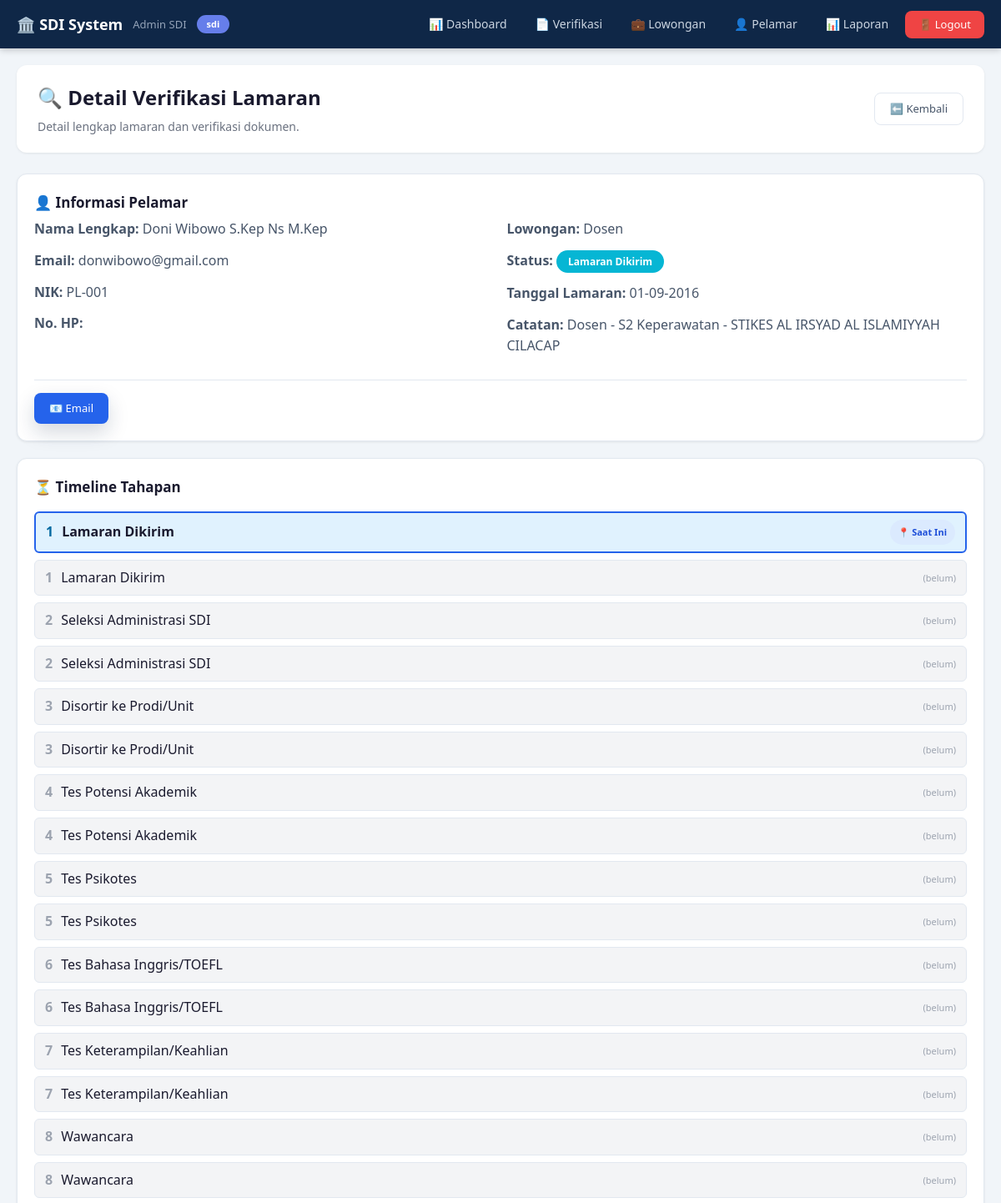
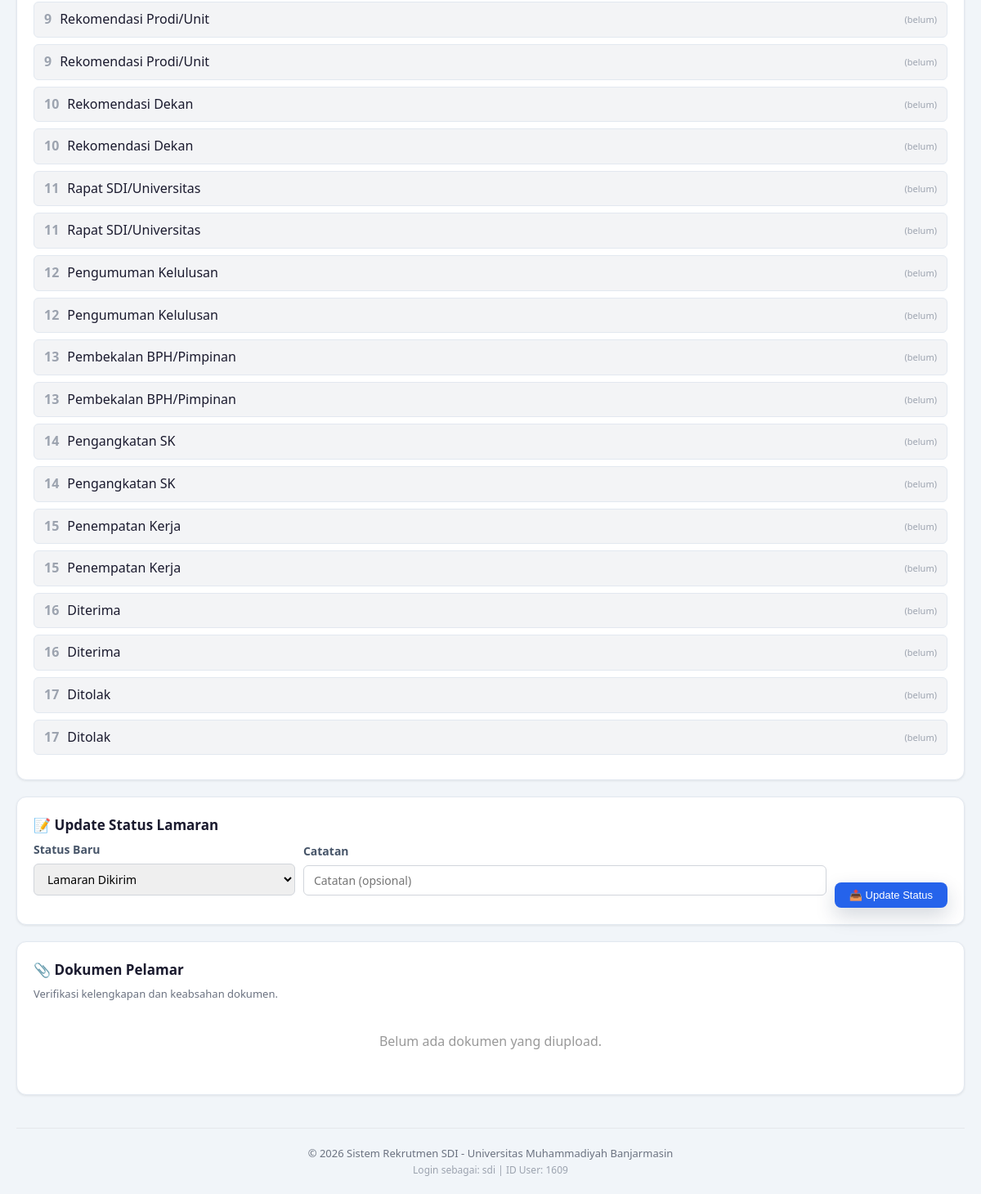
The app's page /verifikasi_detail.php?id=1 (signed in) with its own data (2 pictures, top to bottom).
### tables this page shows
CREATE TABLE `users` (
  `id_user` int NOT NULL,
  `id_role` int NOT NULL,
  `nik` varchar(20) NOT NULL,
  `nama_lengkap` varchar(100) NOT NULL,
  `email` varchar(100) NOT NULL,
  `password` varchar(255) NOT NULL,
  `no_hp` varchar(100) NOT NULL,
  `alamat` text NOT NULL,
  `status_aktif` tinyint(1) NOT NULL DEFAULT '1'
);

CREATE TABLE `roles` (
  `id_role` int NOT NULL,
  `nama_role` varchar(50) NOT NULL,
  `keterangan` varchar(100) DEFAULT NULL
);

CREATE TABLE `lamaran` (
  `id_lamaran` int NOT NULL,
  `id_pelamar` int NOT NULL,
  `id_lowongan` int NOT NULL,
  `tanggal_lamaran` date NOT NULL,
  `id_status_lamaran` int NOT NULL,
  `catatan` text
);

CREATE TABLE `lowongan` (
  `id_lowongan` int NOT NULL,
  `nama_lowongan` varchar(50) NOT NULL,
  `minimal_pendidikan` int NOT NULL,
  `deskripsi` text NOT NULL,
  `status` enum('Aktif','Tidak Aktif') NOT NULL DEFAULT 'Aktif'
);

CREATE TABLE `master_status_lamaran` (
  `id_master_status_lamaran` int NOT NULL,
  `nama_status` varchar(100) NOT NULL,
  `urutan` int NOT NULL,
  `keterangan` text
);

### config.php (called while the page is built, shortened)
<?php
if (!function_exists('mailLink')) {
    function mailLink($email, $subject = '', $body = '') {
        $subject = urlencode($subject);
        $body = urlencode($body);
        return 'mailto:' . $email . '?subject=' . $subject . '&body=' . $body;
    }
}
?>

### verifikasi_detail.php (the view, shortened to what this page needs)
<?php
require __DIR__.'/../includes/config.php';
$stmt = $pdo->prepare("SELECT u.*, r.nama_role FROM users u JOIN roles r ON u.id_role = r.id_role WHERE u.id_user = ? AND u.status_aktif = 1");
$stmt->execute([$_SESSION['id_user']]);
$user = $stmt->fetch();
$lamaran_id = $_GET['id'] ?? 0;
$stmt = $pdo->prepare("
    SELECT
        lm.*,
        p.id_pelamar,
        p.tempat_lahir,
        p.tanggal_lahir,
        p.jenis_kelamin,
        p.umur,
        u.nama_lengkap,
        u.email,
        u.no_hp,
        u.nik,
        u.alamat,
        l.nama_lowongan,
        ms.nama_status
    FROM lamaran lm
    JOIN pelamar p ON lm.id_pelamar = p.id_pelamar
    JOIN users u ON p.id_user = u.id_user
    LEFT JOIN lowongan l ON lm.id_lowongan = l.id_lowongan
    LEFT JOIN master_status_lamaran ms ON lm.id_status_lamaran = ms.id_master_status_lamaran
    WHERE lm.id_lamaran = ?
");
$stmt->execute([$lamaran_id]);
$lamaran = $stmt->fetch();
$stmt = $pdo->prepare("
    SELECT pd.*, dm.nama_dokumen, dm.kategori, dm.wajib
    FROM pelamar_dokumen pd
    JOIN dokumen_master dm ON pd.id_dokumen = dm.id_dokumen
    WHERE pd.id_pelamar = ?
    ORDER BY dm.urutan
");
$stmt->execute([$lamaran['id_pelamar']]);
$dokumenList = $stmt->fetchAll();
$statusList = $pdo->query("SELECT DISTINCT nama_status, id_master_status_lamaran, urutan FROM master_status_lamaran ORDER BY urutan")->fetchAll();
include '_layout_top.php';
?>
<div class="topline">
    <div>
        <h1>🔍 Detail Verifikasi Lamaran</h1>
        <p class="hint">Detail lengkap lamaran dan verifikasi dokumen.</p>
    </div>
    <div>
        <a href="verifikasi_lamaran.php" class="btn btn-outline">⬅️ Kembali</a>
    </div>
</div>
<div class="card">
    <h3>👤 Informasi Pelamar</h3>
    <div style="display:grid;grid-template-columns:1fr 1fr;gap:15px;">
        <div>
            <p><strong>Nama Lengkap:</strong> <?= htmlspecialchars($lamaran['nama_lengkap']) ?></p>
            <p><strong>Email:</strong> <?= htmlspecialchars($lamaran['email']) ?></p>
            <p><strong>NIK:</strong> <?= htmlspecialchars($lamaran['nik']) ?></p>
            <p><strong>No. HP:</strong> <?= htmlspecialchars($lamaran['no_hp']) ?></p>
        </div>
        <div>
            <p><strong>Lowongan:</strong> <?= htmlspecialchars($lamaran['nama_lowongan'] ?? '-') ?></p>
            <p><strong>Status:</strong> <span class="badge badge-info"><?= htmlspecialchars($lamaran['nama_status'] ?? 'Unknown') ?></span></p>
            <p><strong>Tanggal Lamaran:</strong> <?= date('d-m-Y', strtotime($lamaran['tanggal_lamaran'])) ?></p>
            <p><strong>Catatan:</strong> <?= htmlspecialchars($lamaran['catatan'] ?? '-') ?></p>
        </div>
    </div>
    <div style="display:flex;gap:10px;margin-top:15px;flex-wrap:wrap;padding-top:15px;border-top:1px solid #e2e8f0;">
        <?php if(!empty($lamaran['email'])):
            $email_subject = "Informasi Lamaran - " . ($lamaran['nama_lowongan'] ?? 'Rekrutmen SDI');
            $email_body = "Halo " . $lamaran['nama_lengkap'] . ",\n\n";
            $email_body .= "Kami dari tim SDI Universitas Muhammadiyah Banjarmasin.\n";
            $email_body .= "Terkait lamaran Anda untuk posisi " . ($lamaran['nama_lowongan'] ?? '') . ".\n\n";
            $email_body .= "Status saat ini: " . ($lamaran['nama_status'] ?? 'Lamaran Dikirim') . "\n";
            $email_body .= "Silakan cek dashboard Anda untuk informasi lebih lanjut.\n\n";
            $email_body .= "Terima kasih.";
        ?>
            <a href="<?= mailLink($lamaran['email'], $email_subject, $email_body) ?>" class="btn btn-primary" style="display:inline-flex;align-items:center;gap:8px;">
                📧 Email
            </a>
        <?php endif; ?>
    </div>
</div>
<div class="card">
    <h3>⏳ Timeline Tahapan</h3>
    <div class="timeline" style="display:flex;flex-direction:column;gap:8px;padding:10px 0;">
        <?php
        $current_status_id = $lamaran['id_status_lamaran'];
        foreach($statusList as $status):
            $done = $status['id_master_status_lamaran'] <= $current_status_id;
            $is_current = $status['id_master_status_lamaran'] == $current_status_id;
        ?>
            <div class="timeline-item <?= $done ? 'active' : '' ?> <?= $is_current ? 'current' : '' ?>" style="display:flex;align-items:center;gap:10px;padding:8px 12px;border-radius:6px;<?= $done ? 'background:#e0f2fe;' : 'background:#f3f4f6;' ?>">
                <span style="font-weight:bold;color:<?= $done ? '#0369a1' : '#9ca3af' ?>;"><?= $status['urutan'] ?></span>
                <span style="flex:1;font-weight:<?= $is_current ? 'bold' : 'normal'; ?>"><?= htmlspecialchars($status['nama_status']) ?></span>
                <?php if($is_current): ?>
                    <span class="pill pill-blue" style="font-size:11px;">📍 Saat Ini</span>
                <?php endif; ?>
                <?php if(!$done): ?>
                    <span style="font-size:11px;color:#9ca3af;">(belum)</span>
                <?php endif; ?>
            </div>
        <?php endforeach; ?>
    </div>
</div>
<div class="card">
    <h3>📝 Update Status Lamaran</h3>
    <form method="POST" style="display:flex;gap:10px;flex-wrap:wrap;align-items:end;">
        <div class="form-group" style="flex:1;">
            <label>Status Baru</label>
            <select name="status_id" required style="padding:8px 12px;border-radius:6px;border:1px solid #d1d5db;width:100%;">
                <?php foreach($statusList as $s): ?>
                    <option value="<?= $s['id_master_status_lamaran'] ?>" <?= $s['id_master_status_lamaran'] == $lamaran['id_status_lamaran'] ? 'selected' : '' ?>>
                        <?= htmlspecialchars($s['nama_status']) ?>
                    </option>
                <?php endforeach; ?>
            </select>
        </div>
        <div class="form-group" style="flex:2;">
            <label>Catatan</label>
            <input type="text" name="catatan" placeholder="Catatan (opsional)" style="padding:8px 12px;border-radius:6px;border:1px solid #d1d5db;width:100%;">
        </div>
        <div>
            <button type="submit" name="update_status" class="btn btn-primary">📤 Update Status</button>
        </div>
    </form>
</div>
<div class="card">
    <h3>📎 Dokumen Pelamar</h3>
    <p class="hint">Verifikasi kelengkapan dan keabsahan dokumen.</p>
    <?php if(empty($dokumenList)): ?>
        <p style="color:#999;padding:20px 0;text-align:center;">Belum ada dokumen yang diupload.</p>
    <?php endif; ?>
</div>
<?php include '_layout_bottom.php'; ?>

### _layout_top.php (shortened to what this page needs)
<?php
$role_id = $user['id_role'] ?? 0;
$role_name = $user['nama_role'] ?? 'Unknown';
$base_url = '/reknew/admin/';
$nav_links = [];
switch ($role_id) {
    case 2:
        $nav_links = [
            ['url' => $base_url . 'dashboard.php', 'label' => '📊 Dashboard'],
            ['url' => $base_url . 'verifikasi_lamaran.php', 'label' => '📄 Verifikasi'],
            ['url' => $base_url . 'kelola_lowongan.php', 'label' => '💼 Lowongan'],
            ['url' => $base_url . 'data_pelamar.php', 'label' => '👤 Pelamar'],
            ['url' => $base_url . 'laporan.php', 'label' => '📊 Laporan'],
        ];
        break;
}
$current_page = basename($_SERVER['PHP_SELF']);
function isActive($url, $current_page) {
    return basename($url) == $current_page ? 'active' : '';
}
?>
<!DOCTYPE html>
<html lang="id">
<head>
    <link rel="stylesheet" href="assets/style.css">
</head>
<body>
<nav class="admin-nav">
    <div class="nav-inner">
        <div class="nav-brand">
            🏛️ SDI System
            <span><?= htmlspecialchars($user['nama_lengkap'] ?? '') ?></span>
            <span class="badge-role"><?= htmlspecialchars($role_name) ?></span>
        </div>
        <div class="nav-links">
            <?php foreach($nav_links as $link): ?>
                <a href="<?= $link['url'] ?>" class="<?= isActive($link['url'], $current_page) ?>">
                    <?= $link['label'] ?>
                </a>
            <?php endforeach; ?>
            <a href="/reknew/logout.php" class="btn-logout">🚪 Logout</a>
        </div>
    </div>
</nav>
<div class="container">

### _layout_bottom.php
    <footer style="margin-top:40px;padding-top:20px;border-top:1px solid #e5e7eb;text-align:center;color:#6b7280;font-size:13px;">
        <p>© <?= date('Y') ?> Sistem Rekrutmen SDI - Universitas Muhammadiyah Banjarmasin</p>
        <p style="font-size:12px;color:#9ca3af;">
            Login sebagai: <?= htmlspecialchars($role_name ?? '') ?> |
            ID User: <?= htmlspecialchars($user['id_user'] ?? '') ?>
        </p>
    </footer>
</div>
</body>
</html>

### style.css (style rules this page uses)
:root { --primary: #0f2747; --primary-2: #153a63; --accent: #d4af37; --accent-soft: #f7edcf; --bg: #f5f7fa; --surface: #ffffff; --surface-2: #f8fafc; --border: #e2e8f0; --text: #1f2937; --muted: #64748b; --success: #15803d; --success-bg: #dcfce7; --warning: #a16207; --warning-bg: #fef3c7; --danger: #b91c1c; --danger-bg: #fee2e2; --info: #1d4ed8; --info-bg: #dbeafe; --shadow-sm: 0 4px 16px rgba(15, 39, 71, 0.06); --shadow: 0 18px 55px rgba(15, 39, 71, 0.1); --radius: 18px; }
* { box-sizing: border-box; }
html { scroll-behavior: smooth; }
body { margin: 0; font-family: Inter, system-ui, -apple-system, BlinkMacSystemFont, "Segoe UI", Arial, sans-serif; background: var(--bg); color: var(--text); line-height: 1.6; }
a { text-decoration: none; color: inherit; }
.container { max-width: 1180px; margin: 0 auto; padding: 0 20px; }
.nav-inner { max-width: 1180px; margin: 0 auto; padding: 14px 20px; display: flex; align-items: center; justify-content: space-between; gap: 18px; }
.brand-title span, .hint { font-size: 12px; color: var(--muted); font-weight: 500; }
.nav-links { display: flex; align-items: center; gap: 8px; flex-wrap: wrap; }
.nav-links a:not(.btn) { padding: 10px 12px; border-radius: 12px; color: #334155; font-weight: 700; font-size: 14px; }
.btn, button { border: 0; border-radius: 12px; padding: 11px 16px; font-weight: 800; cursor: pointer; display: inline-flex; align-items: center; justify-content: center; gap: 8px; transition: 0.18s ease; font-size: 14px; }
.btn-primary { background: var(--primary); color: #fff; box-shadow: 0 10px 24px rgba(15, 39, 71, 0.18); }
.btn-outline { background: #fff; border: 1px solid var(--border); color: var(--primary); }
.card { background: var(--surface); border: 1px solid var(--border); border-radius: var(--radius); padding: 24px; box-shadow: var(--shadow-sm); }
.card h3 { margin: 0 0 10px; color: var(--primary); font-size: 20px; }
.card p { color: #475569; margin: 0 0 12px; }
.pill, .badge { display: inline-flex; border-radius: 999px; padding: 6px 10px; font-weight: 800; font-size: 12px; align-items: center; gap: 6px; }
.pill-blue { background: var(--info-bg); color: var(--info); }
.timeline { display: grid; gap: 10px; }
.timeline-item { border: 1px solid var(--border); background: #fff; border-radius: 16px; padding: 14px 16px; display: flex; justify-content: space-between; gap: 12px; align-items: center; }
.timeline-item.active { border-color: rgba(212, 175, 55, 0.75); background: #fffdf5; }
.topline { display: flex; justify-content: space-between; gap: 16px; align-items: center; margin-bottom: 20px; }
.badge-info { background: #cffafe; color: #0e7490; }
.badge { display: inline-block; padding: 4px 10px; border-radius: 20px; font-size: 11px; font-weight: 600; }
.card { background: white; border-radius: 12px; padding: 20px 22px; box-shadow: 0 2px 8px rgba(0, 0, 0, 0.08); margin-bottom: 20px; }
.card h3 { margin-top: 0; margin-bottom: 4px; font-size: 17px; color: #1a1a2e; }
.card .hint { color: #6b7280; font-size: 13px; margin: 0 0 12px 0; }
.btn { display: inline-block; padding: 8px 16px; border-radius: 6px; font-size: 13px; font-weight: 500; text-decoration: none; border: 1px solid transparent; cursor: pointer; transition: all 0.2s; }
.btn-primary { background: #2563eb; color: white; border-color: #2563eb; }
.btn-outline { background: transparent; color: #374151; border-color: #d1d5db; }
.topline { display: flex; justify-content: space-between; align-items: center; padding: 20px 0 10px; flex-wrap: wrap; gap: 10px; }
.topline h1 { font-size: 26px; margin: 0; color: #1a1a2e; }
.hint { color: #6b7280; font-size: 14px; margin: 4px 0 0; }

### records on screen
users: nama_lengkap "Admin SDI", id_role.nama_role "sdi", id_user "1609"
lamaran: users.nama_lengkap "Doni Wibowo S.Kep Ns M.Kep", users.email "donwibowo@gmail.com", users.nik "PL-001", id_lowongan.nama_lowongan "Dosen", id_status_lamaran.nama_status "Lamaran Dikirim", tanggal_lamaran "01-09-2016", catatan "Dosen - S2 Keperawatan - STIKES AL IRSYAD AL ISLAMIYYAH CILACAP", status_id "Lamaran Dikirim"
master_status_lamaran: urutan "1", nama_status "Lamaran Dikirim", shows "📍 Saat Ini"
master_status_lamaran: urutan "1", nama_status "Lamaran Dikirim", shows "(belum)"
master_status_lamaran: urutan "2", nama_status "Seleksi Administrasi SDI", shows "(belum)"
master_status_lamaran: urutan "2", nama_status "Seleksi Administrasi SDI", shows "(belum)"
master_status_lamaran: urutan "3", nama_status "Disortir ke Prodi/Unit", shows "(belum)"
master_status_lamaran: urutan "3", nama_status "Disortir ke Prodi/Unit", shows "(belum)"
master_status_lamaran: urutan "4", nama_status "Tes Potensi Akademik", shows "(belum)"
master_status_lamaran: urutan "4", nama_status "Tes Potensi Akademik", shows "(belum)"
master_status_lamaran: urutan "5", nama_status "Tes Psikotes", shows "(belum)"
master_status_lamaran: urutan "5", nama_status "Tes Psikotes", shows "(belum)"
master_status_lamaran: urutan "6", nama_status "Tes Bahasa Inggris/TOEFL", shows "(belum)"
master_status_lamaran: urutan "6", nama_status "Tes Bahasa Inggris/TOEFL", shows "(belum)"
master_status_lamaran: urutan "7", nama_status "Tes Keterampilan/Keahlian", shows "(belum)"
master_status_lamaran: urutan "7", nama_status "Tes Keterampilan/Keahlian", shows "(belum)"
master_status_lamaran: urutan "8", nama_status "Wawancara", shows "(belum)"
master_status_lamaran: urutan "8", nama_status "Wawancara", shows "(belum)"
master_status_lamaran: urutan "9", nama_status "Rekomendasi Prodi/Unit", shows "(belum)"
master_status_lamaran: urutan "9", nama_status "Rekomendasi Prodi/Unit", shows "(belum)"
master_status_lamaran: urutan "10", nama_status "Rekomendasi Dekan", shows "(belum)"
master_status_lamaran: urutan "10", nama_status "Rekomendasi Dekan", shows "(belum)"
master_status_lamaran: urutan "11", nama_status "Rapat SDI/Universitas", shows "(belum)"
master_status_lamaran: urutan "11", nama_status "Rapat SDI/Universitas", shows "(belum)"
master_status_lamaran: urutan "12", nama_status "Pengumuman Kelulusan", shows "(belum)"
master_status_lamaran: urutan "12", nama_status "Pengumuman Kelulusan", shows "(belum)"
master_status_lamaran: urutan "13", nama_status "Pembekalan BPH/Pimpinan", shows "(belum)"
master_status_lamaran: urutan "13", nama_status "Pembekalan BPH/Pimpinan", shows "(belum)"
master_status_lamaran: urutan "14", nama_status "Pengangkatan SK", shows "(belum)"
master_status_lamaran: urutan "14", nama_status "Pengangkatan SK", shows "(belum)"
master_status_lamaran: urutan "15", nama_status "Penempatan Kerja", shows "(belum)"
master_status_lamaran: urutan "15", nama_status "Penempatan Kerja", shows "(belum)"
master_status_lamaran: urutan "16", nama_status "Diterima", shows "(belum)"
master_status_lamaran: urutan "16", nama_status "Diterima", shows "(belum)"
master_status_lamaran: urutan "17", nama_status "Ditolak", shows "(belum)"
master_status_lamaran: urutan "17", nama_status "Ditolak", shows "(belum)"

### other values on screen
$link['label'] "📊 Dashboard"
$link['label'] "📄 Verifikasi"
$link['label'] "💼 Lowongan"
$link['label'] "👤 Pelamar"
$link['label'] "📊 Laporan"
